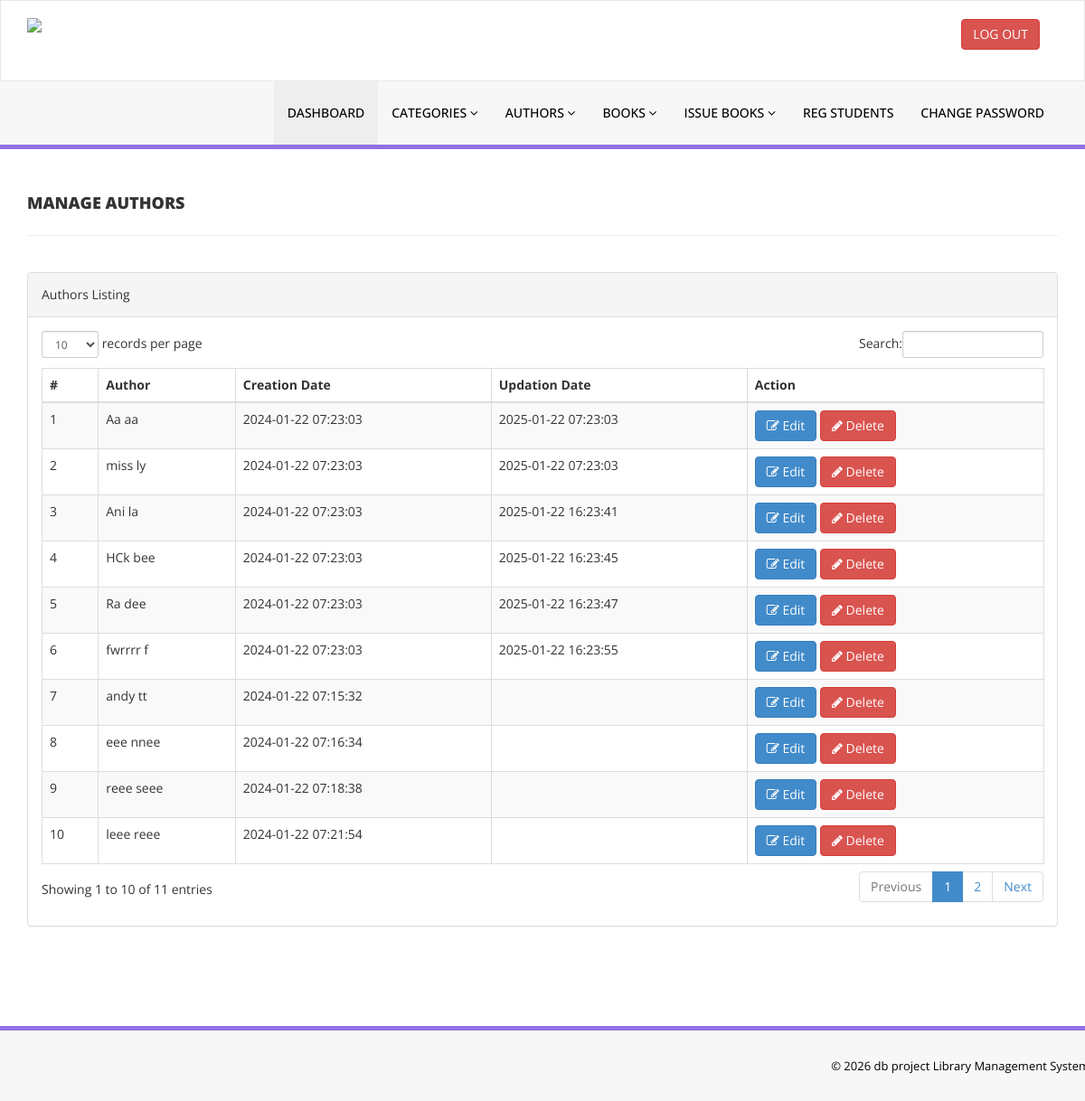
/library/admin/manage-authors.php (signed in), run on the app's committed database.
### tables this page shows
CREATE TABLE `tblauthors` (
  `id` int(11) NOT NULL,
  `AuthorName` varchar(159) DEFAULT NULL,
  `creationDate` timestamp NULL DEFAULT current_timestamp(),
  `UpdationDate` timestamp NULL DEFAULT NULL ON UPDATE current_timestamp()
);

### library/admin/manage-authors.php (the view, shortened to what this page needs)
<?php
include('includes/config.php');
if(strlen($_SESSION['alogin'])==0)
    {
header('location:index.php');
}
else{
    ?>
<!DOCTYPE html>
<html xmlns="http://www.w3.org/1999/xhtml">
<head>
    <link href="assets/css/bootstrap.css" rel="stylesheet" />
    <link href="assets/css/font-awesome.css" rel="stylesheet" />
    <link href="assets/js/dataTables/dataTables.bootstrap.css" rel="stylesheet" />
    <link href="assets/css/style.css" rel="stylesheet" />
</head>
<body>
<?php include('includes/header.php');?>
    <div class="content-wrapper">
         <div class="container">
        <div class="row pad-botm">
            <div class="col-md-12">
                <h4 class="header-line">Manage Authors</h4>
    </div>
     <div class="row">
</div>
        </div>
            <div class="row">
                <div class="col-md-12">
                    <div class="panel panel-default">
                        <div class="panel-heading">
                           Authors Listing
                        </div>
                        <div class="panel-body">
                            <div class="table-responsive">
                                <table class="table table-striped table-bordered table-hover" id="dataTables-example">
                                    <thead>
                                        <tr>
                                            <th>#</th>
                                            <th>Author</th>
                                            <th>Creation Date</th>
                                            <th>Updation Date</th>
                                            <th>Action</th>
                                        </tr>
                                    </thead>
                                    <tbody>
<?php $sql = "SELECT * from  tblauthors";
$query = $dbh -> prepare($sql);
$query->execute();
$results=$query->fetchAll(PDO::FETCH_OBJ);
$cnt=1;
if($query->rowCount() > 0)
{
foreach($results as $result)
{               ?>
                                        <tr class="odd gradeX">
                                            <td class="center"><?php echo htmlentities($cnt);?></td>
                                            <td class="center"><?php echo htmlentities($result->AuthorName);?></td>
                                            <td class="center"><?php echo htmlentities($result->creationDate);?></td>
                                            <td class="center"><?php echo htmlentities($result->UpdationDate);?></td>
                                            <td class="center">
                                            <a href="edit-author.php?athrid=<?php echo htmlentities($result->id);?>"><button class="btn btn-primary"><i class="fa fa-edit "></i> Edit</button>
                                          <a href="manage-authors.php?del=<?php echo htmlentities($result->id);?>" onclick="return confirm('Are you sure you want to delete?');"" >  <button class="btn btn-danger"><i class="fa fa-pencil"></i> Delete</button>
                                            </td>
                                        </tr>
 <?php $cnt=$cnt+1;}} ?>
                                    </tbody>
                                </table>
                            </div>
                        </div>
                    </div>
                </div>
            </div>
    </div>
    </div>
  <?php include('includes/footer.php');?>
</body>
</html>
<?php } ?>

### library/admin/assets/css/style.css (style rules this page uses)
.content-wrapper { margin-top: 40px; min-height:800px; padding-bottom:90px; }
.header-line { font-weight:900; padding-bottom:25px; border-bottom:1px solid #eeeeee; text-transform:uppercase; }
.pad-botm { padding-bottom:30px; }

### data on the page
tblauthors: AuthorName "Aa aa", creationDate "2024-01-22 07:23:03", UpdationDate "2025-01-22 07:23:03"
tblauthors: AuthorName "miss ly", creationDate "2024-01-22 07:23:03", UpdationDate "2025-01-22 07:23:03"
tblauthors: AuthorName "Ani la", creationDate "2024-01-22 07:23:03", UpdationDate "2025-01-22 16:23:41"
tblauthors: AuthorName "HCk bee", creationDate "2024-01-22 07:23:03", UpdationDate "2025-01-22 16:23:45"
tblauthors: AuthorName "Ra dee", creationDate "2024-01-22 07:23:03", UpdationDate "2025-01-22 16:23:47"
tblauthors: AuthorName "fwrrrr f", creationDate "2024-01-22 07:23:03", UpdationDate "2025-01-22 16:23:55"
tblauthors: AuthorName "andy tt", creationDate "2024-01-22 07:15:32"
tblauthors: AuthorName "eee nnee", creationDate "2024-01-22 07:16:34"
tblauthors: AuthorName "reee seee", creationDate "2024-01-22 07:18:38"
tblauthors: AuthorName "leee reee", creationDate "2024-01-22 07:21:54"
